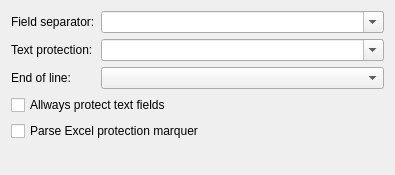
<?xml version="1.0" encoding="UTF-8"?>
<ui version="4.0">
 <class>mdtCsvSettingsWidget</class>
 <widget class="QWidget" name="mdtCsvSettingsWidget">
  <property name="geometry">
   <rect>
    <x>0</x>
    <y>0</y>
    <width>395</width>
    <height>175</height>
   </rect>
  </property>
  <property name="windowTitle">
   <string>Form</string>
  </property>
  <layout class="QVBoxLayout" name="verticalLayout">
   <item>
    <layout class="QFormLayout" name="formLayout">
     <item row="0" column="0">
      <widget class="QLabel" name="lbFieldSeparator">
       <property name="text">
        <string>Field separator:</string>
       </property>
      </widget>
     </item>
     <item row="0" column="1">
      <widget class="QComboBox" name="cbFieldSeparator">
       <property name="editable">
        <bool>true</bool>
       </property>
      </widget>
     </item>
     <item row="1" column="0">
      <widget class="QLabel" name="lbFieldProtection">
       <property name="text">
        <string>Text protection:</string>
       </property>
      </widget>
     </item>
     <item row="1" column="1">
      <widget class="QComboBox" name="cbFieldProtection">
       <property name="editable">
        <bool>true</bool>
       </property>
      </widget>
     </item>
     <item row="2" column="0">
      <widget class="QLabel" name="lbEol">
       <property name="text">
        <string>End of line:</string>
       </property>
      </widget>
     </item>
     <item row="2" column="1">
      <widget class="QComboBox" name="cbEol">
       <property name="editable">
        <bool>false</bool>
       </property>
      </widget>
     </item>
    </layout>
   </item>
   <item>
    <widget class="QCheckBox" name="cballwaysProtectTextFields">
     <property name="toolTip">
      <string>&lt;html&gt;&lt;head/&gt;&lt;body&gt;&lt;p&gt;If not set, text fields will only be protected if needed (for example, if a field separator is contained in the text).&lt;/p&gt;&lt;p&gt;If set, text fields are allways protected, witch can grow the size of generated CSV.&lt;/p&gt;&lt;/body&gt;&lt;/html&gt;</string>
     </property>
     <property name="text">
      <string>Allways protect text fields</string>
     </property>
    </widget>
   </item>
   <item>
    <widget class="QCheckBox" name="cbParseExp">
     <property name="text">
      <string>Parse Excel protection marquer</string>
     </property>
    </widget>
   </item>
   <item>
    <spacer name="verticalSpacer">
     <property name="orientation">
      <enum>Qt::Vertical</enum>
     </property>
     <property name="sizeHint" stdset="0">
      <size>
       <width>20</width>
       <height>40</height>
      </size>
     </property>
    </spacer>
   </item>
  </layout>
 </widget>
 <resources/>
 <connections/>
</ui>
